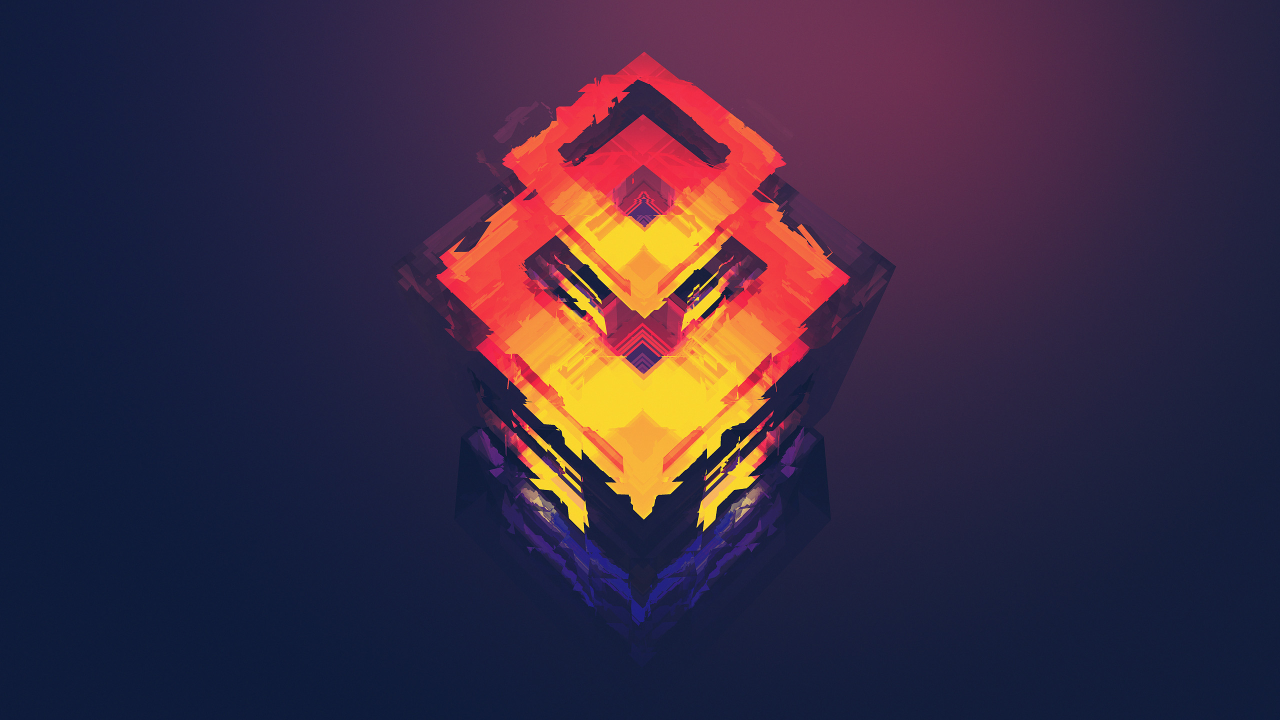
#> input picture testImg.jpg, 2560 x 1440 px (shown at 1/2 size)
$ python templ2.py --template testImg.jpg --images .
#> lines starting #> are read from the running program, lines starting #| are printed output that depends on the picture; after the words box and inside, x2 and y2 are one past the last pixel; in counts of white or black regions, pixels touching at a corner belong together
#Program:       Scale invariant template matching trick
#Programmer:    Sammit Jain | 2014B4A30909G
#Project:       Cross Correlation / Template matching (scale variant and scale invariant)

# import the necessary packages
import numpy as np
import argparse
import imutils
import glob
import cv2

# construct the argument parser and parse the arguments
ap = argparse.ArgumentParser()
ap.add_argument("-t", "--template", required=True, help="Path to template image")
ap.add_argument("-i", "--images", required=True,
	help="Path to images where template will be matched")
ap.add_argument("-v", "--visualize",
	help="Flag indicating whether or not to visualize each iteration")
args = vars(ap.parse_args())

# load the image image, convert it to grayscale, and detect edges
template = cv2.imread(args["template"])
#> template is the input picture: shape (1440, 2560, 3); mean B, G, R 66.4, 43.3, 60.2
template = cv2.cvtColor(template, cv2.COLOR_BGR2GRAY)
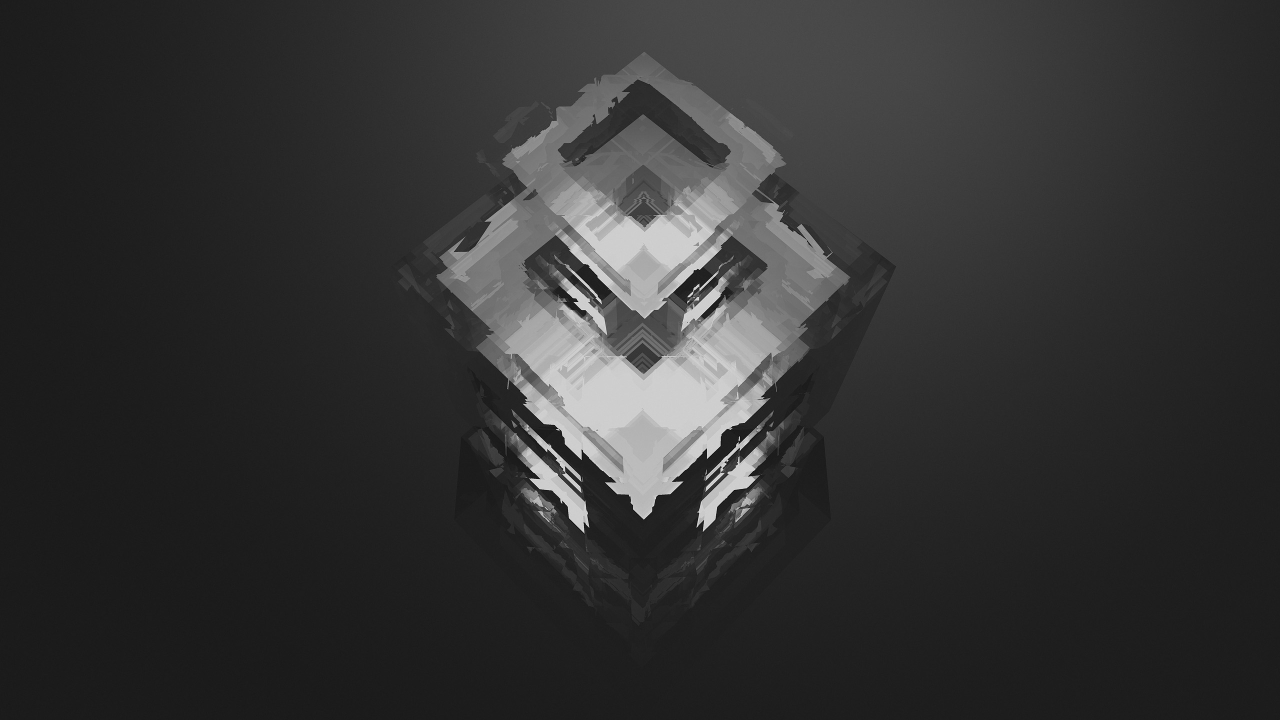
#> template: shape (1440, 2560) (shown at 1/2 size); min 5, max 233, mean 51
template = cv2.Canny(template, 50, 200)
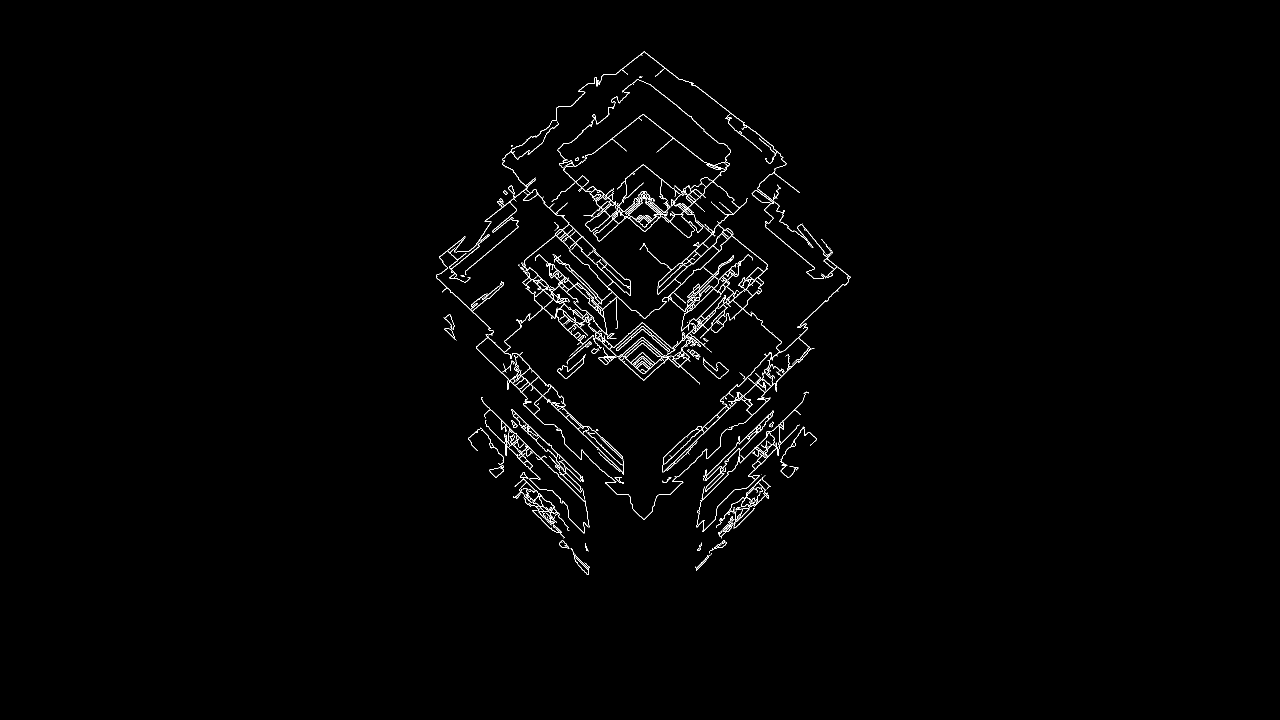
#> template: shape (1440, 2560) (shown at 1/2 size); 1.1% white in thin lines or dots, all inside (x1, y1, x2, y2) = (872, 103, 1701, 1150)
(tH, tW) = template.shape[:2]
#> tH = 1440; tW = 2560
cv2.imshow("Template", template)

# loop over the images to find the template in
for imagePath in glob.glob(args["images"] + "/*.jpg"):
    # load the image, convert it to grayscale, and initialize the
    # bookkeeping variable to keep track of the matched region
    image = cv2.imread(imagePath)
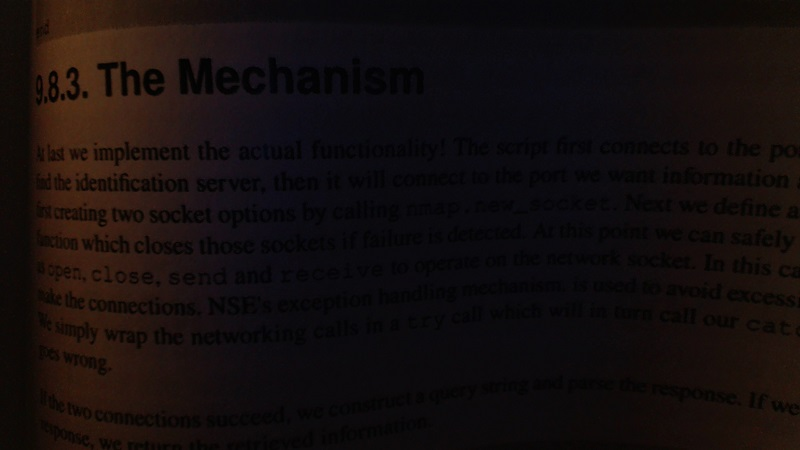
#> input picture bookpage.jpg, 800 x 450 px
#> image is the input picture: shape (450, 800, 3); mean B, G, R 13.4, 13.6, 20.3
    gray = cv2.cvtColor(image, cv2.COLOR_BGR2GRAY)
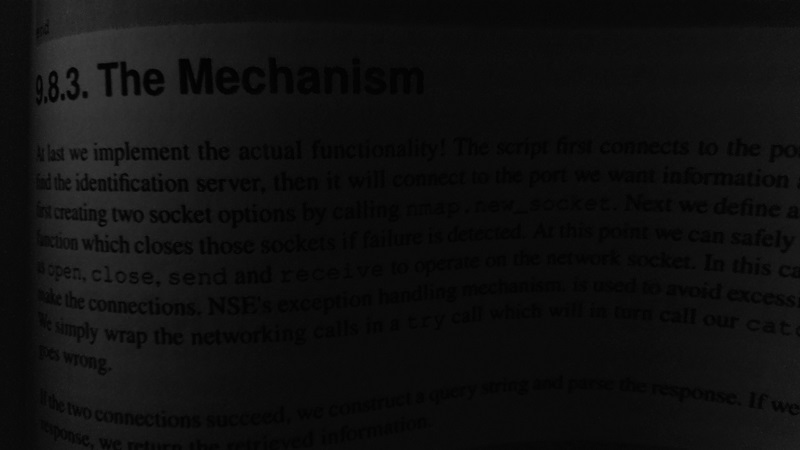
#> gray: shape (450, 800); min 0, max 64, mean 15.6
    found = None

    # loop over the scales of the image
    for scale in np.linspace(0.2, 1.0, 20)[::-1]:
        # resize the image according to the scale, and keep track
        # of the ratio of the resizing
        resized = imutils.resize(gray, width = int(gray.shape[1] * scale))
        r = gray.shape[1] / float(resized.shape[1])

        # if the resized image is smaller than the template, then break
        # from the loop
        if resized.shape[0] < tH or resized.shape[1] < tW:
            break

        # detect edges in the resized, grayscale image and apply template
	# matching to find the template in the image
        edged = cv2.Canny(resized, 50, 200)
        result = cv2.matchTemplate(edged, template, cv2.TM_CCOEFF)
        (_, maxVal, _, maxLoc) = cv2.minMaxLoc(result)

        # check to see if the iteration should be visualized
        if args.get("visualize", False):
            # draw a bounding box around the detected region
            clone = np.dstack([edged, edged, edged])
            cv2.rectangle(clone, (maxLoc[0], maxLoc[1]),
                (maxLoc[0] + tW, maxLoc[1] + tH), (0, 0, 255), 2)
            cv2.imshow("Visualize", clone)
            cv2.waitKey(0)

        # if we have found a new maximum correlation value, then ipdate
        # the bookkeeping variable
        if found is None or maxVal > found[0]:
            found = (maxVal, maxLoc, r)

    # unpack the bookkeeping varaible and compute the (x, y) coordinates
    # of the bounding box based on the resized ratio
#> (the run stopped early here; a loop or call above may not have finished)
